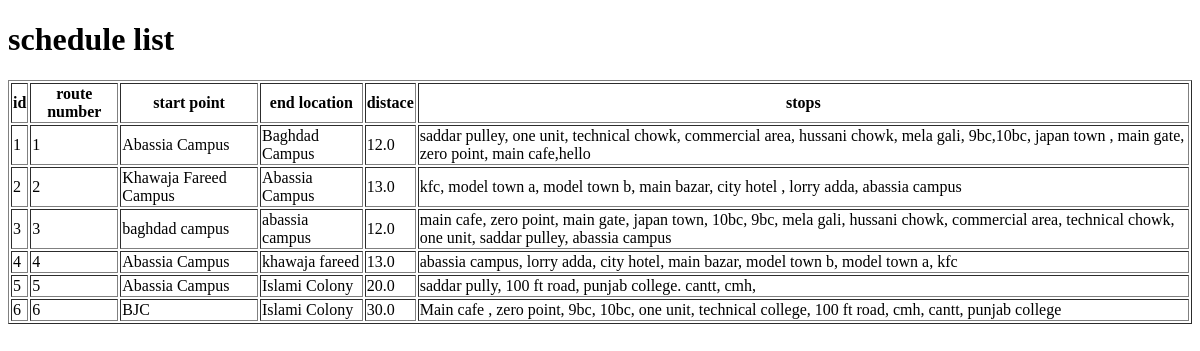
The page /view_route/ on the database as committed earlier.
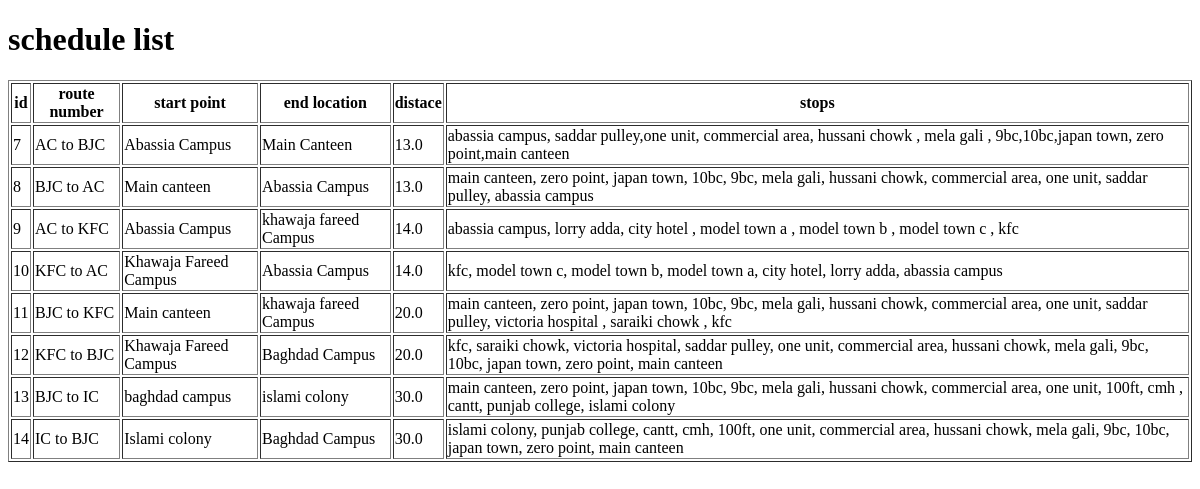
The same page on the database as committed later.
### busManagement/models.py (models this page shows, shortened)
class Route(models.Model):
    route_number = models.CharField(max_length=10, unique=True)
    start_location = models.CharField(max_length=100)
    end_location = models.CharField(max_length=100)
    distance = models.FloatField()
    stops = models.TextField(default='')  # comma-separated
    time = models.TimeField(default='00:00:00')

### busManagement/views.py (the view)
# urls.py: path('view_route/',views.view_routes,name='view_route'),
def view_routes(request):
    routes = Route.objects.all()
    context = {'routes': routes}
    return render(request, 'view_routes.html', context)

### templates/view_routes.html (shortened to what this page needs)
<!DOCTYPE html>
<html lang="en">
  <head>
  </head>
  <body>
    <h1>schedule list</h1>
    <table border="1">
      <tr>
        <th>id</th>
        <th>route number</th>
        <th>start point</th>
        <th>end location</th>
        <th>distace</th>
        <th>stops</th>
      </tr>
      {% for route in routes %}
      <tr>
        <td>{{ route.id}}</td>
        <td>{{ route.route_number}}</td>
        <td>{{ route.start_location}}</td>
        <td>{{ route.end_location }}</td>
        <td>{{ route.distance }}</td>
        <td>{{ route.stops}}</td>
      </tr>
      {% endfor %}
    </table>
  </body>
</html>

Rows that differ between the two databases and show on the page:
removed Route: id "1", route_number "1", start_location "Abassia Campus", end_location "Baghdad Campus", distance "12.0", stops "saddar pulley, one unit, technical chowk, commercial area, hussani chowk, mela gali, 9bc,10bc, japan town , main gate, zero point, main cafe,hello"
removed Route: id "2", route_number "2", start_location "Khawaja Fareed Campus", end_location "Abassia Campus", distance "13.0", stops "kfc, model town a, model town b, main bazar, city hotel , lorry adda, abassia campus"
removed Route: id "3", route_number "3", start_location "baghdad campus", end_location "abassia campus", distance "12.0", stops "main cafe, zero point, main gate, japan town, 10bc, 9bc, mela gali, hussani chowk, commercial area, technical chowk, one unit, saddar pulley, abassia campus"
removed Route: id "4", route_number "4", start_location "Abassia Campus", end_location "khawaja fareed", distance "13.0", stops "abassia campus, lorry adda, city hotel, main bazar, model town b, model town a, kfc"
removed Route: id "5", route_number "5", start_location "Abassia Campus", end_location "Islami Colony", distance "20.0", stops "saddar pully, 100 ft road, punjab college. cantt, cmh,"
removed Route: id "6", route_number "6", start_location "BJC", end_location "Islami Colony", distance "30.0", stops "Main cafe , zero point, 9bc, 10bc, one unit, technical college, 100 ft road, cmh, cantt, punjab college"
added Route: id "7", route_number "AC to BJC", start_location "Abassia Campus", end_location "Main Canteen", distance "13.0", stops "abassia campus, saddar pulley,one unit, commercial area, hussani chowk , mela gali , 9bc,10bc,japan town, zero point,main canteen"
added Route: id "8", route_number "BJC to AC", start_location "Main canteen", end_location "Abassia Campus", distance "13.0", stops "main canteen, zero point, japan town, 10bc, 9bc, mela gali, hussani chowk, commercial area, one unit, saddar pulley, abassia campus"
added Route: id "9", route_number "AC to KFC", start_location "Abassia Campus", end_location "khawaja fareed Campus", distance "14.0", stops "abassia campus, lorry adda, city hotel , model town a , model town b , model town c , kfc"
added Route: id "10", route_number "KFC to AC", start_location "Khawaja Fareed Campus", end_location "Abassia Campus", distance "14.0", stops "kfc, model town c, model town b, model town a, city hotel, lorry adda, abassia campus"
added Route: id "11", route_number "BJC to KFC", start_location "Main canteen", end_location "khawaja fareed Campus", distance "20.0", stops "main canteen, zero point, japan town, 10bc, 9bc, mela gali, hussani chowk, commercial area, one unit, saddar pulley, victoria hospital , saraiki chowk , kfc"
added Route: id "12", route_number "KFC to BJC", start_location "Khawaja Fareed Campus", end_location "Baghdad Campus", distance "20.0", stops "kfc, saraiki chowk, victoria hospital, saddar pulley, one unit, commercial area, hussani chowk, mela gali, 9bc, 10bc, japan town, zero point, main canteen"
added Route: id "13", route_number "BJC to IC", start_location "baghdad campus", end_location "islami colony", distance "30.0", stops "main canteen, zero point, japan town, 10bc, 9bc, mela gali, hussani chowk, commercial area, one unit, 100ft, cmh , cantt, punjab college, islami colony"
added Route: id "14", route_number "IC to BJC", start_location "Islami colony", end_location "Baghdad Campus", distance "30.0", stops "islami colony, punjab college, cantt, cmh, 100ft, one unit, commercial area, hussani chowk, mela gali, 9bc, 10bc, japan town, zero point, main canteen"
